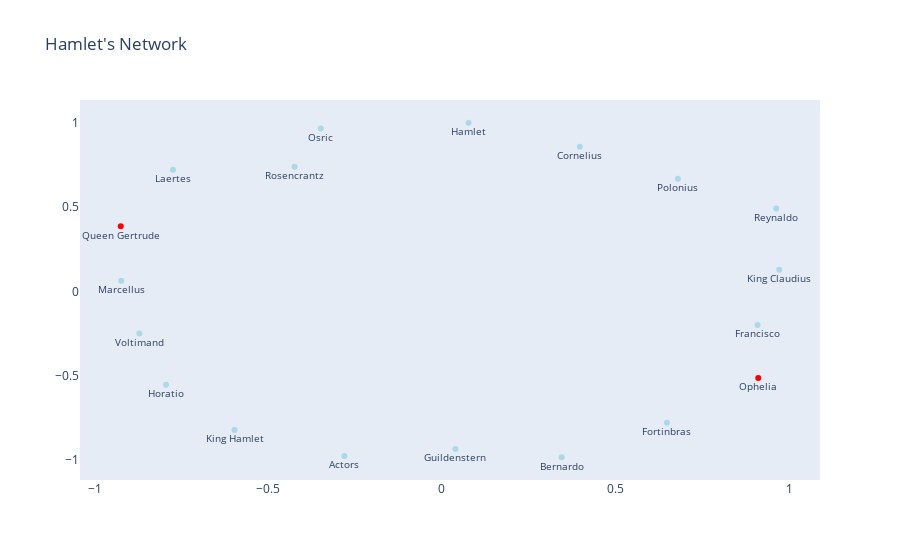

The notebook cell this image was saved under:
### Markdown cell above
### HAMLET

## Characters as NODES
## Gender as ATTRIBUTE

1. Hamlet, Prince of Denmark, son of King Hamlet.
2. Claudius, King of Denmark, uncle of Hamlet, and brother of King Hamlet.
3. Ghost of the old King Hamlet, the deceased king.
4. Gertrude, the queen, Hamlet's mother, who has married Claudius.
5. Polonius, counselor of state.
6. Laertes, son of Polonius.
7. Ophelia, daughter of Polonius, engaged to Hamlet.
8. Horatio, trusted friend of Hamlet.
9. Rosencrantz and Guildenstern, courtiers, former university companions of Hamlet.
10. Fortinbras, Prince of Norway.
11. Voltimand and Cornelius, Danish counselors, ambassadors to Norway.
12. Marcellus, Bernardo, Francisco: Guards of the King.
13. Osric, a courtier.
14. Reynaldo, servant of Polonius.
15. Actors.
16. A courtier.
17. A priest.
18. Two gravediggers.
19. The gravedigger's companion.
20. A captain, messenger of Fortinbras.
21. Ambassadors from England.
22. Ladies, gentlemen, officers, soldiers, sailors, messengers, and servants.

### Code cell
import pandas as pd
import networkx as nx
import matplotlib.pyplot as plt
import plotly.graph_objects as go
import pickle

# Dizionario
genere_dict = {
 "Hamlet": "Male",
    "King Claudius": "Male",
    "King Hamlet": "Male",
    "Queen Gertrude": "Female",
    "Polonius": "Male",
    "Laertes": "Male",
    "Ophelia": "Female",
    "Horatio": "Male",
    "Rosencrantz": "Male",
    "Guildenstern": "Male",
    "Fortinbras": "Male",
    "Voltimand": "Male",
    "Cornelius" : "Male",
    "Marcellus": "Male",
    "Bernardo": "Male",
    "Francisco": "Male",
    "Osric": "Male",
    "Reynaldo":"Male",
    "Actors": "Male"  
}

# Creazione del DataFrame
attributes_df = pd.DataFrame(list(genere_dict.items()), columns=['Character', 'Gender'])

# Aggiunta delle colonne vuote 'role' e 'place'
attributes_df = attributes_df.assign(Role='', Place='')

# Visualizzazione del DataFrame aggiornato
print(attributes_df)

# Salvataggio in un file CSV
attributes_df.to_csv('dataset/attributes.csv', index=False)


# Creazione del grafo
G = nx.Graph()


# Aggiunta dei nodi (personaggi) con attributi di genere, luogo e descrizione
for idx, character in enumerate(attributes_df['Character']):
    gender = attributes_df['Gender'][idx]
    role = attributes_df['Role'][idx]
    place = attributes_df['Place'][idx]
    G.add_node(character, gender=gender, role=role, place=place)


# Creazione del layout del grafo
pos = nx.spring_layout(G, seed=42)


# Creazione del grafico Plotly
edge_trace = []
for edge in G.edges():
    x0, y0 = pos[edge[0]]
    x1, y1 = pos[edge[1]]
    edge_trace.append(go.Scatter(x=(x0, x1, None), y=(y0, y1, None), mode='lines', line=dict(width=0.5), hoverinfo='none'))


node_trace = go.Scatter(
    x=[pos[node][0] for node in G.nodes()],
    y=[pos[node][1] for node in G.nodes()],
    mode='markers+text',
    hoverinfo='text',
    marker=dict(
        showscale=False,
        color=['red' if G.nodes[node]['gender'] == 'Female' else 'lightblue' for node in G.nodes()]
    ),
    text=[node for node in G.nodes()],
    textposition='bottom center',
    textfont=dict(size=10),
    customdata=[[f"Character: {node}<br>Gender: {G.nodes[node]['gender']}<br>Place: {G.nodes[node]['place']}<br>Role: {G.nodes[node]['role']}"] for node in G.nodes()]
)


fig = go.Figure(edge_trace + [node_trace])
fig.update_traces(
    hovertemplate='%{customdata}',  # Visualizza gli attributi al passaggio del mouse
)


fig.update_layout(showlegend=False, title="Hamlet's Network")
fig.update_xaxes(showgrid=False, zeroline=False)
fig.update_yaxes(showgrid=False, zeroline=False)
fig.show()

nx.write_gexf(G, 'graphs/initial_graph.gexf')

### Figure 1 — Plotly figure (JSON) as saved in the notebook; plotly's stock layout.template omitted (floating-point values rounded to 4 significant figures)
{"data": [{"customdata": [["Character: Hamlet<br>Gender: Male<br>Place: <br>Role: "], ["Character: King Claudius<br>Gender: Male<br>Place: <br>Role: "], ["Character: King Hamlet<br>Gender: Male<br>Place: <br>Role: "], ["Character: Queen Gertrude<br>Gender: Female<br>Place: <br>Role: "], ["Character: Polonius<br>Gender: Male<br>Place: <br>Role: "], ["Character: Laertes<br>Gender: Male<br>Place: <br>Role: "], ["Character: Ophelia<br>Gender: Female<br>Place: <br>Role: "], ["Character: Horatio<br>Gender: Male<br>Place: <br>Role: "], ["Character: Rosencrantz<br>Gender: Male<br>Place: <br>Role: "], ["Character: Guildenstern<br>Gender: Male<br>Place: <br>Role: "], ["Character: Fortinbras<br>Gender: Male<br>Place: <br>Role: "], ["Character: Voltimand<br>Gender: Male<br>Place: <br>Role: "], ["Character: Cornelius<br>Gender: Male<br>Place: <br>Role: "], ["Character: Marcellus<br>Gender: Male<br>Place: <br>Role: "], ["Character: Bernardo<br>Gender: Male<br>Place: <br>Role: "], ["Character: Francisco<br>Gender: Male<br>Place: <br>Role: "], ["Character: Osric<br>Gender: Male<br>Place: <br>Role: "], ["Character: Reynaldo<br>Gender: Male<br>Place: <br>Role: "], ["Character: Actors<br>Gender: Male<br>Place: <br>Role: "]], "hoverinfo": "text", "hovertemplate": "%{customdata}", "marker": {"color": ["lightblue", "lightblue", "lightblue", "red", "lightblue", "lightblue", "red", "lightblue", "lightblue", "lightblue", "lightblue", "lightblue", "lightblue", "lightblue", "lightblue", "lightblue", "lightblue", "lightblue", "lightblue"], "showscale": false}, "mode": "markers+text", "text": ["Hamlet", "King Claudius", "King Hamlet", "Queen Gertrude", "Polonius", "Laertes", "Ophelia", "Horatio", "Rosencrantz", "Guildenstern", "Fortinbras", "Voltimand", "Cornelius", "Marcellus", "Bernardo", "Francisco", "Osric", "Reynaldo", "Actors"], "textfont": {"size": 10}, "textposition": "bottom center", "type": "scatter", "x": [0.07682, 0.9718, -0.5973, -0.9252, 0.6799, -0.7748, 0.9113, -0.7947, -0.4244, 0.03891, 0.6483, -0.8714, 0.3974, -0.9238, 0.3448, 0.9093, -0.3489, 0.9631, -0.2812], "y": [1, 0.1286, -0.8224, 0.3854, 0.6676, 0.7207, -0.5145, -0.554, 0.7391, -0.935, -0.7804, -0.2506, 0.8583, 0.06225, -0.9846, -0.2005, 0.9654, 0.4916, -0.977]}], "layout": {"autosize": true, "showlegend": false, "title": {"text": "Hamlet's Network"}, "xaxis": {"autorange": true, "range": [-1.048, 1.094], "showgrid": false, "type": "linear", "zeroline": false}, "yaxis": {"autorange": true, "range": [-1.148, 1.164], "showgrid": false, "type": "linear", "zeroline": false}}}
